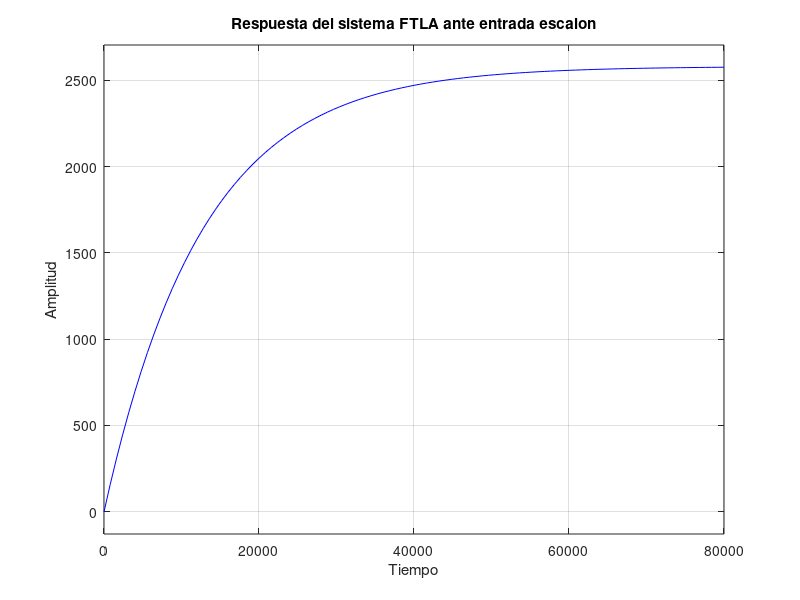
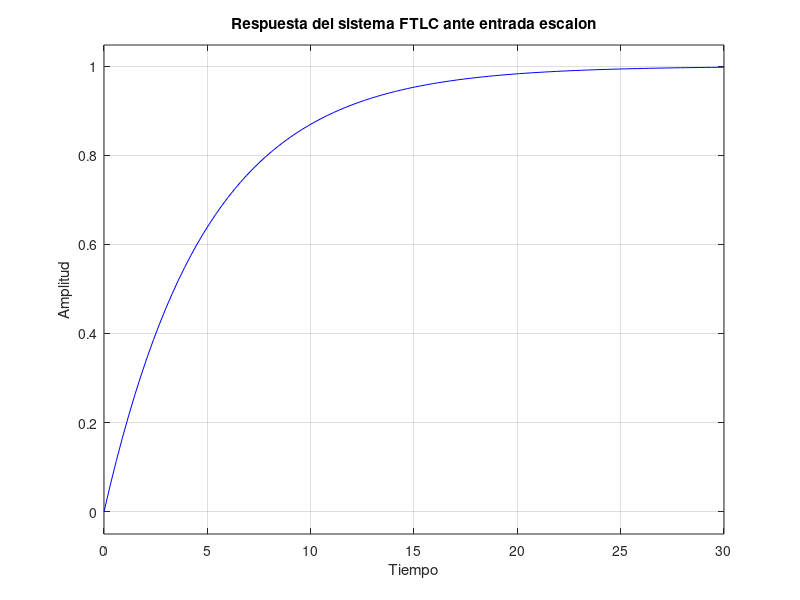

Reproduce these figures in MATLAB, in order.
%TRABAJO PRACTICO INTEGRADOR - TEORIA DE CONTROL

% SISTEMA A CONTROLAR
num=[2580];
den=[12664 1];
H=[1]; %Realimentacion unitaria
Gp=tf(num,den); %Funcion planta
FTLA=Gp %Funcion transferencia lazo abierto
FTLC=feedback(Gp,H) %Funcion transferencia lazo cerrado

%Rta lazo abierto
figure(1)
step(FTLA, '-b')
title('Respuesta del sistema FTLA ante entrada escalon')
ylabel('Amplitud')
xlabel('Tiempo')

%Rta lazo cerrado
figure(2)
step(FTLC, '-b')
title('Respuesta del sistema FTLC ante entrada escalon')
ylabel('Amplitud')
xlabel('Tiempo')


